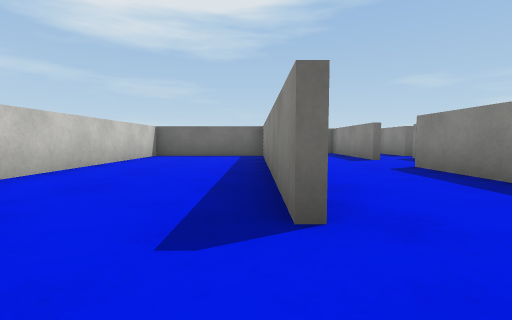
View 1 (above)

20 first-person views from a walk through a Unity game level. The camera is 0.26 m above the floor, tilts 4° down and sees 85° across. The floor is counted in squares, 0.5 m on a side. Each view is taken from the middle of a square. On the plan, view 1 faces up. The plan holds only what a view shows up to about 9 squares ahead; the rest is blank. Some animated figures are left out. Surface patterns are stand-ins for the level's own textures.

View 2
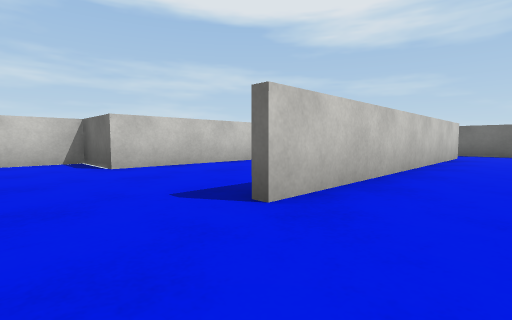

View 3
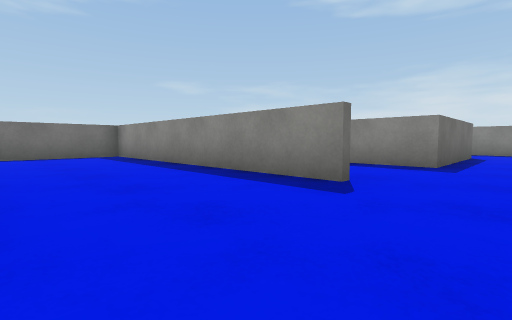

View 4
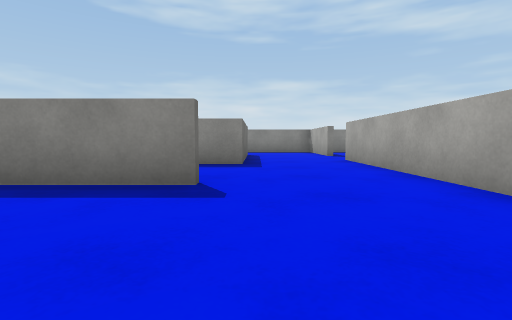

View 5
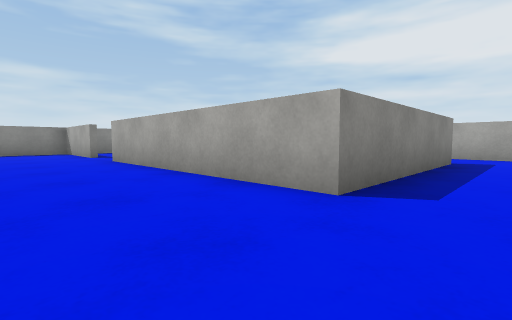

View 6
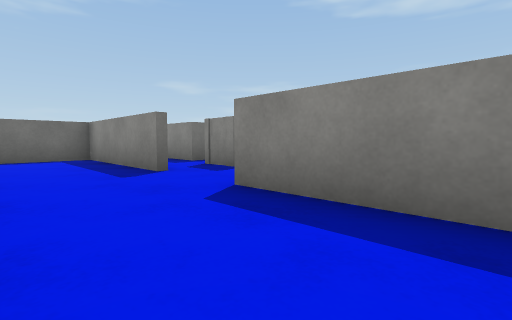

View 7
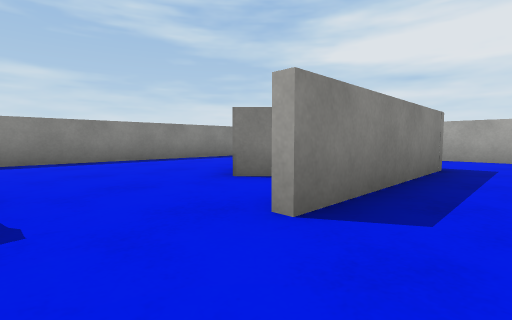

View 8
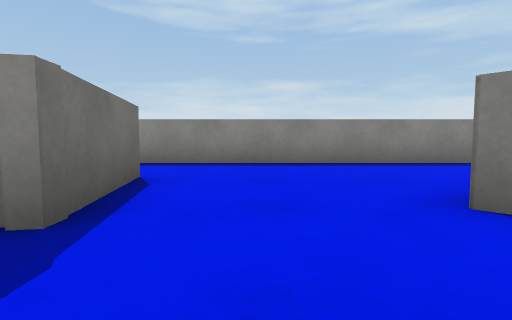

View 9
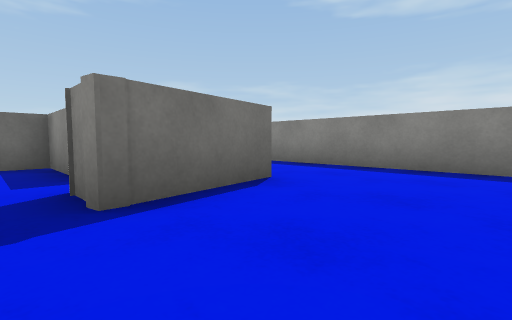

View 10
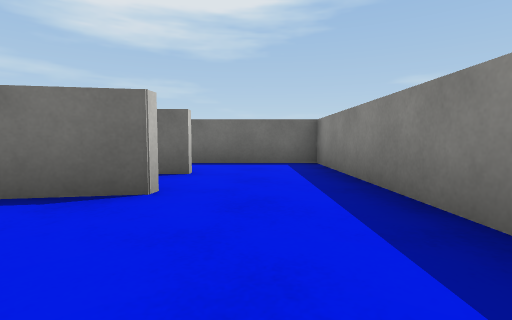

View 11
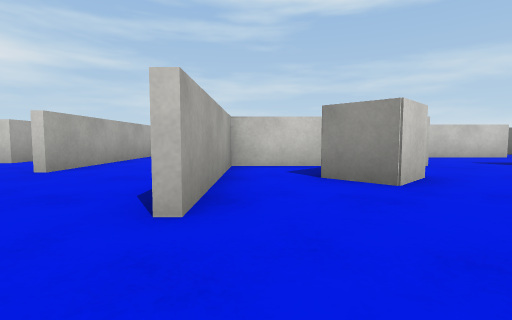

View 12
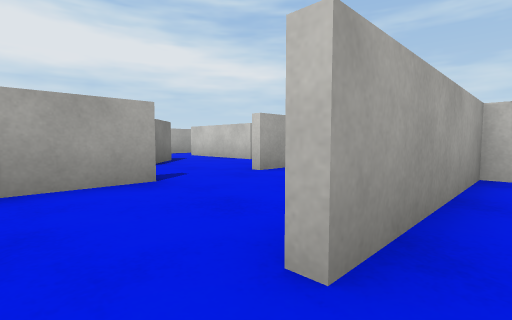

View 13
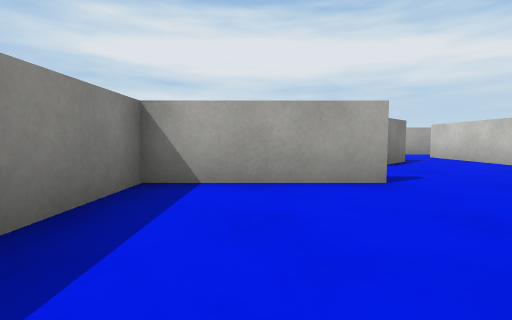

View 14
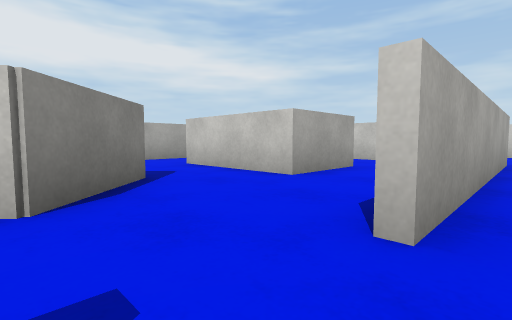

View 15
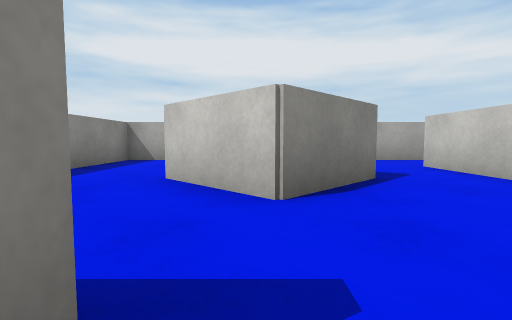

View 16
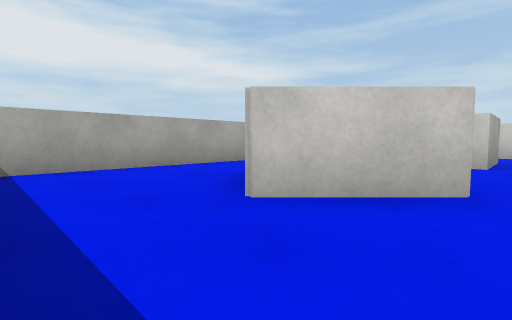

View 17
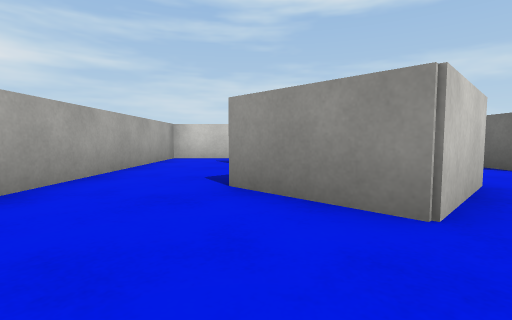

View 18
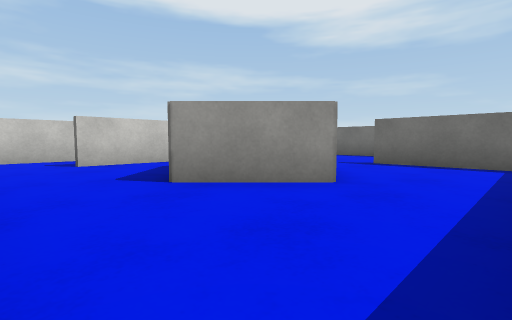

View 19
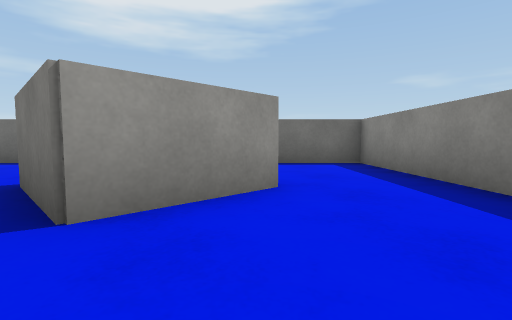

View 20
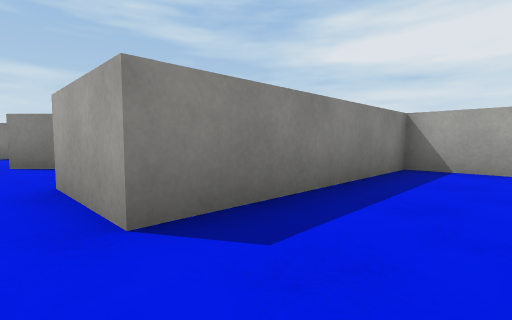

### Floor plan
Key: @ floor where view 1 was taken; # wall or solid block; . floor; O other object.
Columns run from 5 left of view 1 to 10 right of it. Each row starts with its distance up from view 1.
 12       ##########
 11       ..#.# ...#
 10   OOOO..#.# ...#
  9  O...O..#.###..#
  8  O...O..#.OOO..#
  7  O...O....O....#
  6  O...O.........#
  5  O...O..#......#
  4  O...O..#.OO...#
  3  O...O..#.O....#
  2 OO...O..#......#
  1 #.......#####..#
  0 #....@.........#
 -1   .............#
 -2    #######..####
 -3    #...........#
 -4    #..###.OO...#
 -5    #..# #OOOO..#
 -6    #..# #.OO...#
 -7     ..#........#
 -8     ..#........#
 -9   ##############

Where each view was taken, in squares from view 1:
view 1: 0 up, 0 right, facing up
view 2: 0 up, 2 right, facing up-left
view 3: 0 up, 3 left, facing up-right
view 4: 1 up, 3 left, facing right
view 5: 1 up, 3 left, facing down-right
view 6: 3 up, 1 right, facing up-right
view 7: 7 up, 2 right, facing down-right
view 8: 6 up, 3 right, facing right
view 9: 5 up, 4 right, facing up-right
view 10: 5 up, 8 right, facing up
view 11: 2 up, 9 right, facing left
view 12: 2 up, 8 right, facing down-left
view 13: 2 up, 8 right, facing down
view 14: 1 down, 6 right, facing down-left
view 15: 1 down, 6 right, facing down
view 16: 3 down, 9 right, facing down-left
view 17: 6 down, 9 right, facing left
view 18: 8 down, 9 right, facing up-left
view 19: 8 down, 7 right, facing up
view 20: 3 down, 1 left, facing down-right
